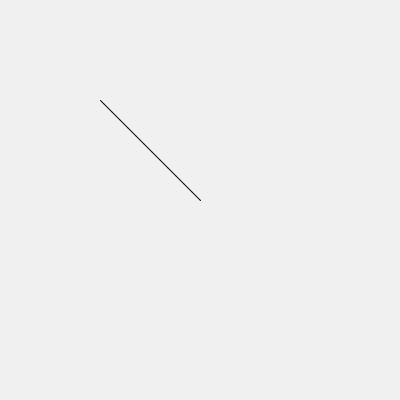
Frame 1 (no input)
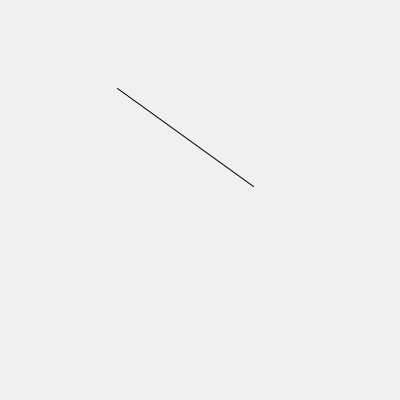
Frame 60 (the mouse pressed at the canvas centre just before this capture)
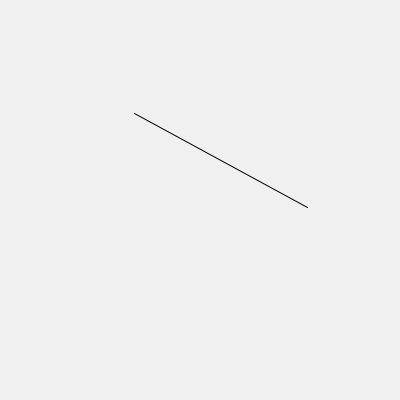
Frame 120 (the mouse held since frame 60 and released just before this capture)

The Processing sketch that drew these frames (run headless with seeded random() and noise(); from frame 60 on, the mouse is pressed at the canvas centre):

// Processing sketch: exercise28
// ── exercise28.pde
/*
Title: exercise28
Author: Mark Staun Poulsen
Date: 28/09 2020
*/

PVector v1, v2, g, end1, end2;

void setup()
{
  size(400, 400);
  end1 = new PVector(100, 100);
  end2 = new PVector(200, 200);
  v1 = new PVector(random(-1,1), random(-1, 1));
  v2 = new PVector(random(-1,1), random(-1, 1));
  g = new PVector(0, 0.01);
}

void onCollision()
{ 
  if(end1.y > height)
  {
    end1.y = height;
    v1.y = v1.y * -1;
  } else if(end1.x > width || end1.x < 0)
  {
    v1.x = v1.x * -1;
  }

  if(end2.y > height)
  {
    end2.y = height;
    v2.y = v2.y * -1;
  }
  else if(end2.x > width || end2.x < 0)
  {
    v2.x = v2.x * -1;
  }
}

void applyForces()
{
  end1.add(v1);
  end2.add(v2);
  v1.add(g);
  v2.add(g);
}

void draw()
{
  background(240);
  line(end1.x, end1.y, end2.x, end2.y);
  
  applyForces();
  onCollision();
}
